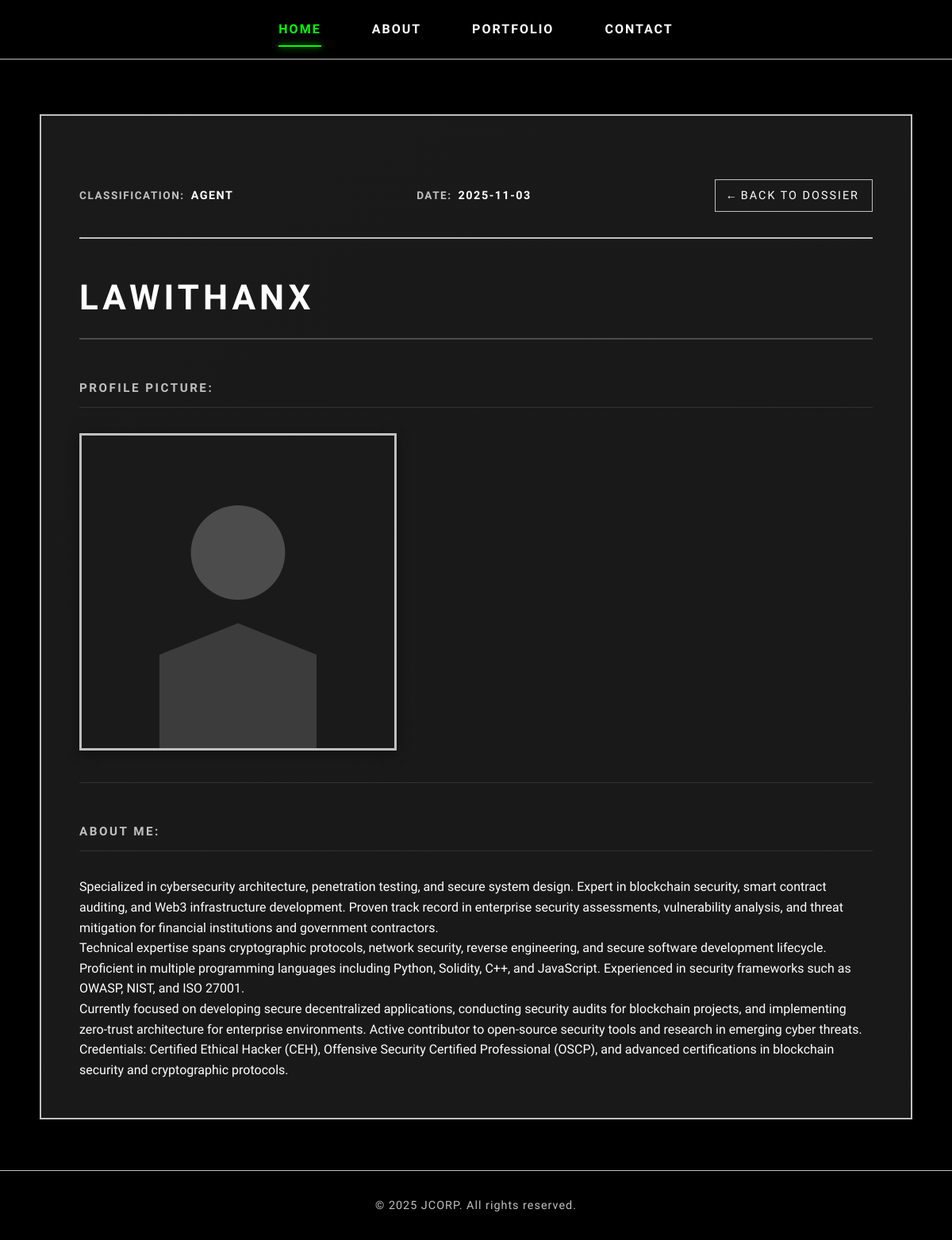
The app's page /api/about/1/ with its own data.
### main/models.py (models this page shows, shortened)
class Partner(models.Model):
    name = models.CharField(max_length=200)
    description = models.TextField()
    profile_picture = models.ImageField(upload_to='agents/', blank=True, null=True)
    created_date = models.DateTimeField(auto_now_add=True)
    updated_date = models.DateTimeField(auto_now=True)
    is_active = models.BooleanField(default=True)
    order = models.IntegerField(default=0, help_text='Display order')
    class Meta:
        ordering = ['order', 'name']
        verbose_name = 'Agent'
        verbose_name_plural = 'Agents'

### main/views.py (the view)
# urls.py: path('about/<int:pk>/', views.AgentDetailView.as_view(), name='agent_detail'),
class AgentDetailView(DetailView):
    model = Partner
    template_name = 'main/agent_detail.html'
    context_object_name = 'agent'

### templates/main/agent_detail.html (shortened to what this page needs)
{% extends 'base.html' %}
{% load static %}
{% block content %}
<div class="page-content dossier-detail">
    <div class="container">
        <div class="file-document">
            <div class="document-header">
                <div class="document-meta">
                    <span class="meta-label">CLASSIFICATION:</span>
                    <span class="meta-value">AGENT</span>
                </div>
                <div class="document-meta">
                    <span class="meta-label">DATE:</span>
                    <span class="meta-value">{{ agent.created_date|date:"Y-m-d" }}</span>
                </div>
                <a href="{% url 'main:about' %}" class="back-link">← BACK TO DOSSIER</a>
            </div>
            <div class="document-body">
                <h1 class="document-title">{{ agent.name }}</h1>
                <div class="document-section">
                    <span class="section-label">PROFILE PICTURE:</span>
                    {% if agent.profile_picture %}
                    <img src="{{ agent.profile_picture.url }}" alt="{{ agent.name }}" class="agent-profile-image">
                    {% else %}
                    <img src="{% static 'images/profile-placeholder.svg' %}" alt="{{ agent.name }}" class="agent-profile-image">
                    {% endif %}
                </div>
                <div class="document-section">
                    <span class="section-label">ABOUT ME:</span>
                    <p class="section-content">{{ agent.description|linebreaks }}</p>
                </div>
            </div>
        </div>
    </div>
</div>
{% endblock %}

### templates/base.html (shortened to what this page needs)
<!DOCTYPE html>
<html lang="en" style="font-family: 'Cousine', 'Courier New', Courier, monospace !important;">
<head>
    {% load static %}
    <link rel="stylesheet" href="{% static 'css/style.css' %}">
</head>
<body class="{% if request.resolver_match.url_name == 'portfolio' or request.resolver_match.url_name == 'project_detail' %}portfolio-page{% endif %}">
    <nav class="navbar {% if request.resolver_match.url_name == 'portfolio' or request.resolver_match.url_name == 'project_detail' %}portfolio-nav{% endif %}">
        <div class="nav-container">
            <a href="{% url 'main:home' %}" class="nav-link {% if request.resolver_match.url_name == 'home' %}active{% endif %}" data-page="home">Home</a>
            <a href="{% url 'main:about' %}" class="nav-link {% if request.resolver_match.url_name == 'about' or request.resolver_match.url_name == 'agent_detail' %}active{% endif %}" data-page="about">About</a>
            <a href="{% url 'main:portfolio' %}" class="nav-link {% if request.resolver_match.url_name == 'portfolio' %}active{% endif %}" data-page="portfolio">Portfolio</a>
            <a href="{% url 'main:contact' %}" class="nav-link {% if request.resolver_match.url_name == 'contact' %}active{% endif %}" data-page="contact">Contact</a>
        </div>
    </nav>
    <main class="main-content">
        {% block content %}{% endblock %}
    </main>
    <footer class="footer">
        <div class="footer-container">
            <p>&copy; 2025 JCORP. All rights reserved.</p>
        </div>
    </footer>
</body>
</html>

### templates/base.html (style rules this page uses)
* { font-family: 'Cousine', 'Courier New', Courier, monospace !important; }
html, body { font-family: 'Cousine', 'Courier New', Courier, monospace !important; }

### records on screen
Partner: created_date "2025-11-03", name "LAWITHANX", description "Specialized in cybersecurity architecture, penetration testing, and secure system design. Expert in blockchain security, smart contract auditing, and Web3 infrastructure development. Proven track record in enterprise security assessments, vulnerability analysis, and threat mitigation for financial institutions and government contractors. Technical expertise spans cryptographic protocols, network security, reverse engineering, and secure software development lifecycle. Proficient in multiple programming languages including Python, Solidity, C++, and JavaScript. Experienced in security frameworks such as OWASP, NIST, and ISO 27001. Currently focused on developing secure decentralized…"
